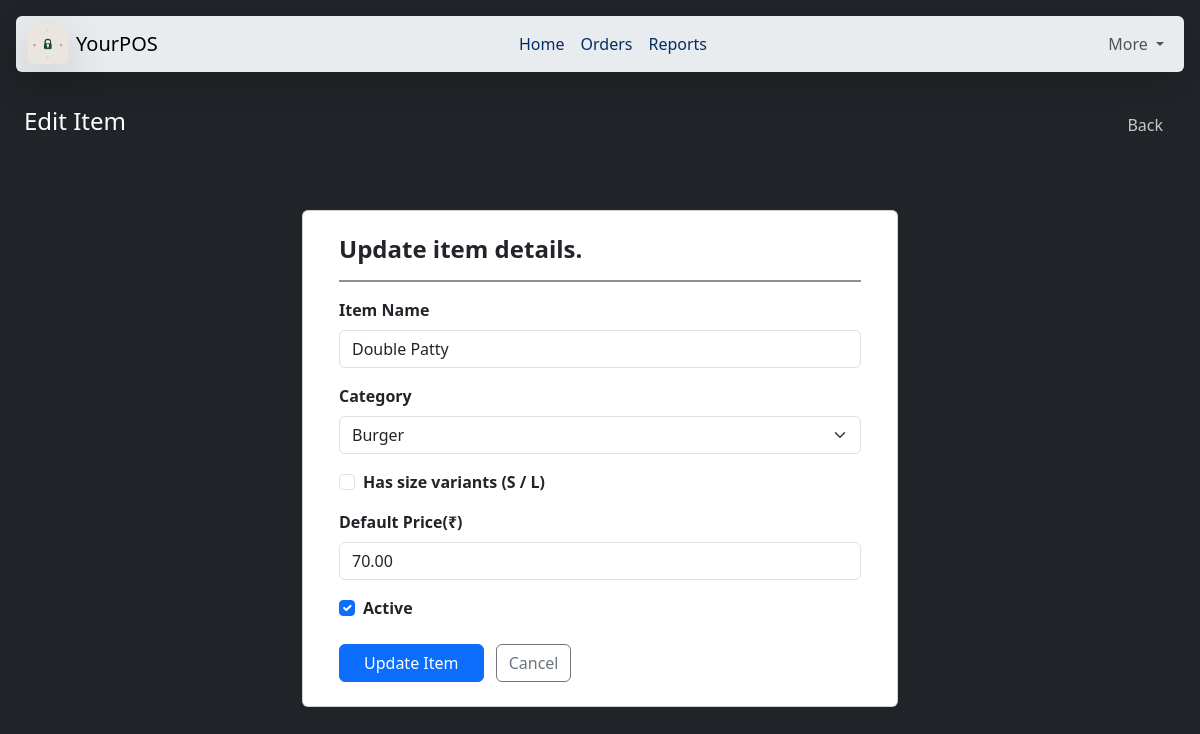
The page /edititem/28 on the database as committed earlier.
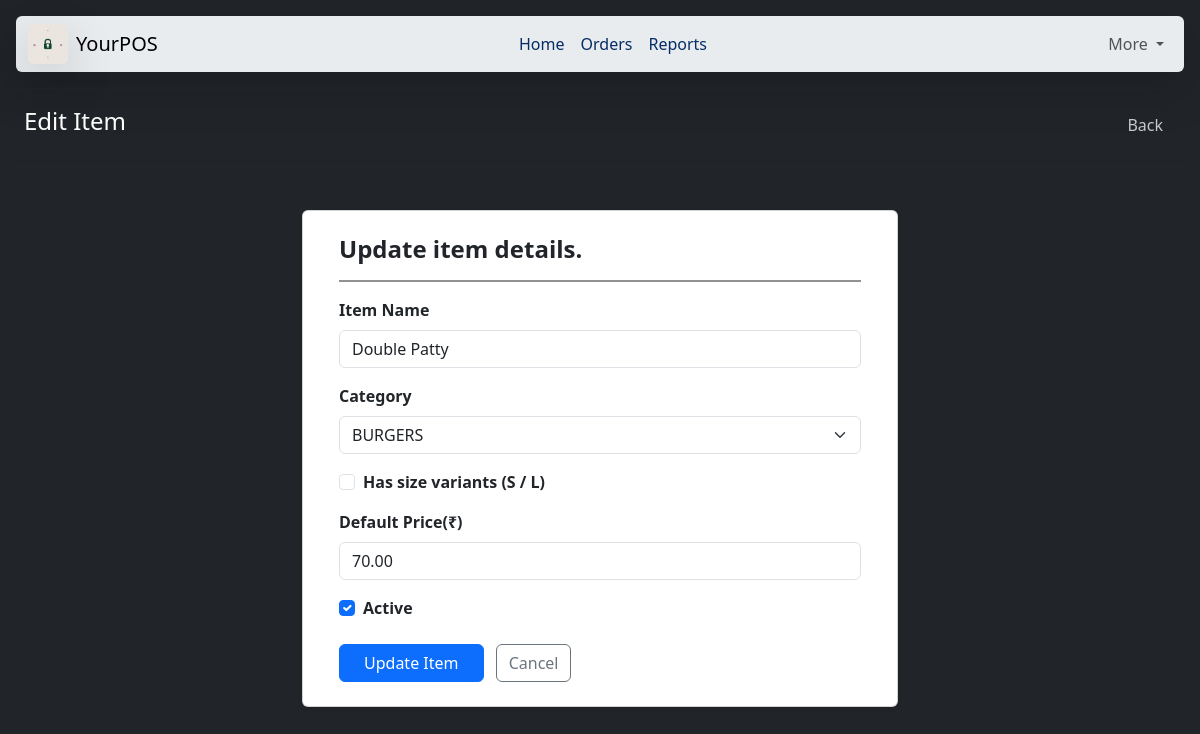
The same page on the database as committed later.
### home/models.py (models this page shows, shortened)
class MenuItem(models.Model):
    category = models.ForeignKey(
        MenuCategory,
        on_delete=models.PROTECT,
        related_name="items"
    )
    name = models.CharField(max_length=150, unique=True)
    is_active = models.BooleanField(default=True)
    class Meta:
        unique_together = ("category", "name")

class MenuCategory(models.Model):
    name = models.CharField(max_length=100,unique=True)
    is_active = models.BooleanField(default=True)

### home/views.py (the view, shortened to what this page needs)
# urls.py: path("edititem", views.edititem, name = 'edititem'),
def edititem(request, pk):
    item = MenuItem.objects.prefetch_related('variants').get(pk=pk)
    categories = MenuCategory.objects.filter(is_active=True)
    variants = {v.size: v.price for v in item.variants.all()}
    has_variants = item.variants.filter(size__in=['S', 'L']).exists()  # explicit flag
    return render(request, 'edititem.html', {
        'item': item,
        'categories': categories,
        'variants': variants,
        'has_variants': has_variants,
    })

### templates/edititem.html (shortened to what this page needs)
{% extends "base.html" %}
{% block body %}
<hr class="border border-dark border-1 opacity-50">
<div class="container-fluid">
    <div class="container-fluid d-flex justify-content-between align-items-center">
        <h4>Edit Item</h4>
        <a class="btn btn-dark opacity-75" href="{% url 'manageitems' %}">Back</a>
    </div>
    <hr class="border border-dark border-1 opacity-50">
    <div class="container my-5" style="max-width: 620px;">
        <div class="container my-5 card shadow-sm">
        <div class="card-body p-4">
            <h4 class="form-label fw-semibold">Update item details.</h4>
            <hr class="border border-dark border-1 opacity-50">
            <form method="POST">
                <div class="mb-3">
                    <label class="form-label fw-semibold">Item Name</label>
                    <input type="text" name="name" class="form-control" value="{{ item.name }}" required>
                </div>
                <div class="mb-3">
                    <label class="form-label fw-semibold">Category</label>
                    <select name="category" class="form-select" required>
                        {% for cat in categories %}
                        <option value="{{ cat.id }}" {% if cat.id == item.category.id %}selected{% endif %}>
                            {{ cat.name }}
                        </option>
                        {% endfor %}
                    </select>
                </div>
                <div class="mb-3 form-check">
                    <input type="checkbox" class="form-check-input" id="hasVariants" name="has_variants"
                        {% if has_variants %}checked{% endif %}>
                    <label class="form-check-label fw-semibold" for="hasVariants">Has size variants (S / L)</label>
                </div>
                <div class="mb-3 {% if has_variants %}d-none{% endif %}" id="defaultPriceSection">
                    <label class="form-label fw-semibold">Default Price(₹)</label>
                    <input type="number" name="variant_price_d" class="form-control"
                        value="{{ variants.D }}" placeholder="Price (₹)" step="0.01" min="0">
                </div>
                <div class="mb-4 form-check">
                    <input type="checkbox" class="form-check-input" id="isActive" name="is_active"
                        {% if item.is_active %}checked{% endif %}>
                    <label class="form-check-label fw-semibold" for="isActive">Active</label>
                </div>
                <button type="submit" class="btn btn-primary px-4">Update Item</button>
                <a href="{% url 'manageitems' %}" class="btn btn-outline-secondary ms-2">Cancel</a>
            </form>
        </div>
        </div>
    </div>
</div>
{% endblock %}

Rows that differ between the two databases and show on the page:
changed through a linked row, MenuItem "Double Patty": category "Burger" → "BURGERS"
